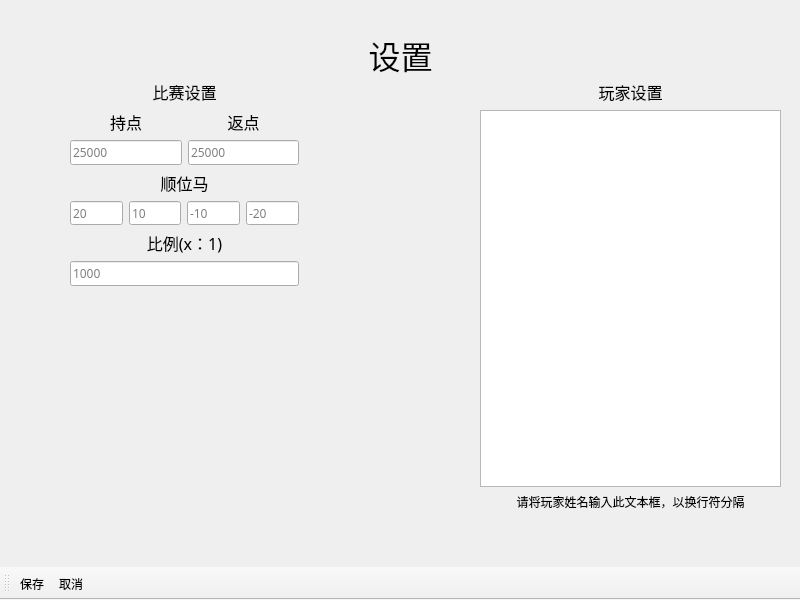
<?xml version="1.0" encoding="UTF-8"?>
<ui version="4.0">
 <class>SettingsWindow</class>
 <widget class="QMainWindow" name="SettingsWindow">
  <property name="geometry">
   <rect>
    <x>0</x>
    <y>0</y>
    <width>800</width>
    <height>600</height>
   </rect>
  </property>
  <property name="sizePolicy">
   <sizepolicy hsizetype="Fixed" vsizetype="Fixed">
    <horstretch>0</horstretch>
    <verstretch>0</verstretch>
   </sizepolicy>
  </property>
  <property name="minimumSize">
   <size>
    <width>800</width>
    <height>600</height>
   </size>
  </property>
  <property name="maximumSize">
   <size>
    <width>800</width>
    <height>600</height>
   </size>
  </property>
  <property name="windowTitle">
   <string>设置</string>
  </property>
  <property name="windowIcon">
   <iconset resource="../Icons.qrc">
    <normaloff>:/Icons/icon.png</normaloff>:/Icons/icon.png</iconset>
  </property>
  <widget class="QWidget" name="centralwidget">
   <widget class="QLabel" name="label_7">
    <property name="geometry">
     <rect>
      <x>50</x>
      <y>30</y>
      <width>701</width>
      <height>50</height>
     </rect>
    </property>
    <property name="sizePolicy">
     <sizepolicy hsizetype="Expanding" vsizetype="Preferred">
      <horstretch>0</horstretch>
      <verstretch>0</verstretch>
     </sizepolicy>
    </property>
    <property name="font">
     <font>
      <family>微软雅黑</family>
      <pointsize>24</pointsize>
     </font>
    </property>
    <property name="text">
     <string>设置</string>
    </property>
    <property name="alignment">
     <set>Qt::AlignCenter</set>
    </property>
   </widget>
   <widget class="QWidget" name="verticalLayoutWidget_6">
    <property name="geometry">
     <rect>
      <x>70</x>
      <y>80</y>
      <width>229</width>
      <height>206</height>
     </rect>
    </property>
    <layout class="QVBoxLayout" name="verticalLayout_6">
     <item>
      <layout class="QVBoxLayout" name="verticalLayout_5">
       <item>
        <widget class="QLabel" name="label">
         <property name="font">
          <font>
           <family>微软雅黑</family>
           <pointsize>12</pointsize>
          </font>
         </property>
         <property name="text">
          <string>比赛设置</string>
         </property>
         <property name="alignment">
          <set>Qt::AlignCenter</set>
         </property>
        </widget>
       </item>
       <item>
        <layout class="QHBoxLayout" name="horizontalLayout_2">
         <item>
          <layout class="QVBoxLayout" name="verticalLayout">
           <item>
            <widget class="QLabel" name="label_2">
             <property name="font">
              <font>
               <family>黑体</family>
               <pointsize>12</pointsize>
              </font>
             </property>
             <property name="text">
              <string>持点</string>
             </property>
             <property name="alignment">
              <set>Qt::AlignCenter</set>
             </property>
            </widget>
           </item>
           <item>
            <widget class="QLineEdit" name="mochi">
             <property name="font">
              <font>
               <family>宋体</family>
              </font>
             </property>
             <property name="contextMenuPolicy">
              <enum>Qt::NoContextMenu</enum>
             </property>
             <property name="placeholderText">
              <string>25000</string>
             </property>
            </widget>
           </item>
          </layout>
         </item>
         <item>
          <layout class="QVBoxLayout" name="verticalLayout_2">
           <item>
            <widget class="QLabel" name="label_3">
             <property name="font">
              <font>
               <family>黑体</family>
               <pointsize>12</pointsize>
              </font>
             </property>
             <property name="text">
              <string>返点</string>
             </property>
             <property name="alignment">
              <set>Qt::AlignCenter</set>
             </property>
            </widget>
           </item>
           <item>
            <widget class="QLineEdit" name="kaeshi">
             <property name="font">
              <font>
               <family>宋体</family>
              </font>
             </property>
             <property name="maxLength">
              <number>5</number>
             </property>
             <property name="placeholderText">
              <string>25000</string>
             </property>
            </widget>
           </item>
          </layout>
         </item>
        </layout>
       </item>
       <item>
        <layout class="QVBoxLayout" name="verticalLayout_3">
         <item>
          <widget class="QLabel" name="label_4">
           <property name="font">
            <font>
             <family>黑体</family>
             <pointsize>12</pointsize>
            </font>
           </property>
           <property name="text">
            <string>顺位马</string>
           </property>
           <property name="alignment">
            <set>Qt::AlignCenter</set>
           </property>
          </widget>
         </item>
         <item>
          <layout class="QHBoxLayout" name="horizontalLayout">
           <item>
            <widget class="QLineEdit" name="uma1">
             <property name="font">
              <font>
               <family>宋体</family>
              </font>
             </property>
             <property name="maxLength">
              <number>5</number>
             </property>
             <property name="placeholderText">
              <string>20</string>
             </property>
            </widget>
           </item>
           <item>
            <widget class="QLineEdit" name="uma2">
             <property name="font">
              <font>
               <family>宋体</family>
              </font>
             </property>
             <property name="maxLength">
              <number>5</number>
             </property>
             <property name="placeholderText">
              <string>10</string>
             </property>
            </widget>
           </item>
           <item>
            <widget class="QLineEdit" name="uma3">
             <property name="font">
              <font>
               <family>宋体</family>
              </font>
             </property>
             <property name="maxLength">
              <number>5</number>
             </property>
             <property name="placeholderText">
              <string>-10</string>
             </property>
            </widget>
           </item>
           <item>
            <widget class="QLineEdit" name="uma4">
             <property name="font">
              <font>
               <family>宋体</family>
              </font>
             </property>
             <property name="maxLength">
              <number>5</number>
             </property>
             <property name="placeholderText">
              <string>-20</string>
             </property>
            </widget>
           </item>
          </layout>
         </item>
        </layout>
       </item>
       <item>
        <layout class="QVBoxLayout" name="verticalLayout_4">
         <item>
          <widget class="QLabel" name="label_6">
           <property name="font">
            <font>
             <family>黑体</family>
             <pointsize>12</pointsize>
            </font>
           </property>
           <property name="text">
            <string>比例(x：1)</string>
           </property>
           <property name="alignment">
            <set>Qt::AlignCenter</set>
           </property>
          </widget>
         </item>
         <item>
          <widget class="QLineEdit" name="rate">
           <property name="font">
            <font>
             <family>宋体</family>
            </font>
           </property>
           <property name="maxLength">
            <number>32767</number>
           </property>
           <property name="placeholderText">
            <string>1000</string>
           </property>
          </widget>
         </item>
        </layout>
       </item>
      </layout>
     </item>
    </layout>
   </widget>
   <widget class="QWidget" name="verticalLayoutWidget_7">
    <property name="geometry">
     <rect>
      <x>480</x>
      <y>80</y>
      <width>301</width>
      <height>431</height>
     </rect>
    </property>
    <layout class="QVBoxLayout" name="verticalLayout_7">
     <item>
      <widget class="QLabel" name="label_5">
       <property name="font">
        <font>
         <family>微软雅黑</family>
         <pointsize>12</pointsize>
        </font>
       </property>
       <property name="text">
        <string>玩家设置</string>
       </property>
       <property name="alignment">
        <set>Qt::AlignCenter</set>
       </property>
      </widget>
     </item>
     <item>
      <widget class="QPlainTextEdit" name="playerText">
       <property name="font">
        <font>
         <family>Adobe Devanagari</family>
         <pointsize>16</pointsize>
        </font>
       </property>
       <property name="horizontalScrollBarPolicy">
        <enum>Qt::ScrollBarAlwaysOff</enum>
       </property>
       <property name="placeholderText">
        <string/>
       </property>
      </widget>
     </item>
     <item>
      <widget class="QLabel" name="label_8">
       <property name="text">
        <string>请将玩家姓名输入此文本框，以换行符分隔</string>
       </property>
       <property name="alignment">
        <set>Qt::AlignCenter</set>
       </property>
      </widget>
     </item>
    </layout>
   </widget>
  </widget>
  <widget class="QToolBar" name="toolBar">
   <property name="windowTitle">
    <string>toolBar</string>
   </property>
   <property name="allowedAreas">
    <set>Qt::BottomToolBarArea</set>
   </property>
   <property name="toolButtonStyle">
    <enum>Qt::ToolButtonTextUnderIcon</enum>
   </property>
   <property name="floatable">
    <bool>false</bool>
   </property>
   <attribute name="toolBarArea">
    <enum>BottomToolBarArea</enum>
   </attribute>
   <attribute name="toolBarBreak">
    <bool>false</bool>
   </attribute>
   <addaction name="confirm"/>
   <addaction name="cancel"/>
  </widget>
  <action name="confirm">
   <property name="icon">
    <iconset resource="../Icons.qrc">
     <normaloff>:/Icons/confirm.png</normaloff>:/Icons/confirm.png</iconset>
   </property>
   <property name="text">
    <string>保存</string>
   </property>
  </action>
  <action name="cancel">
   <property name="icon">
    <iconset resource="../Icons.qrc">
     <normaloff>:/Icons/cancel.png</normaloff>:/Icons/cancel.png</iconset>
   </property>
   <property name="text">
    <string>取消</string>
   </property>
  </action>
 </widget>
 <resources>
  <include location="../Icons.qrc"/>
 </resources>
 <connections/>
</ui>
